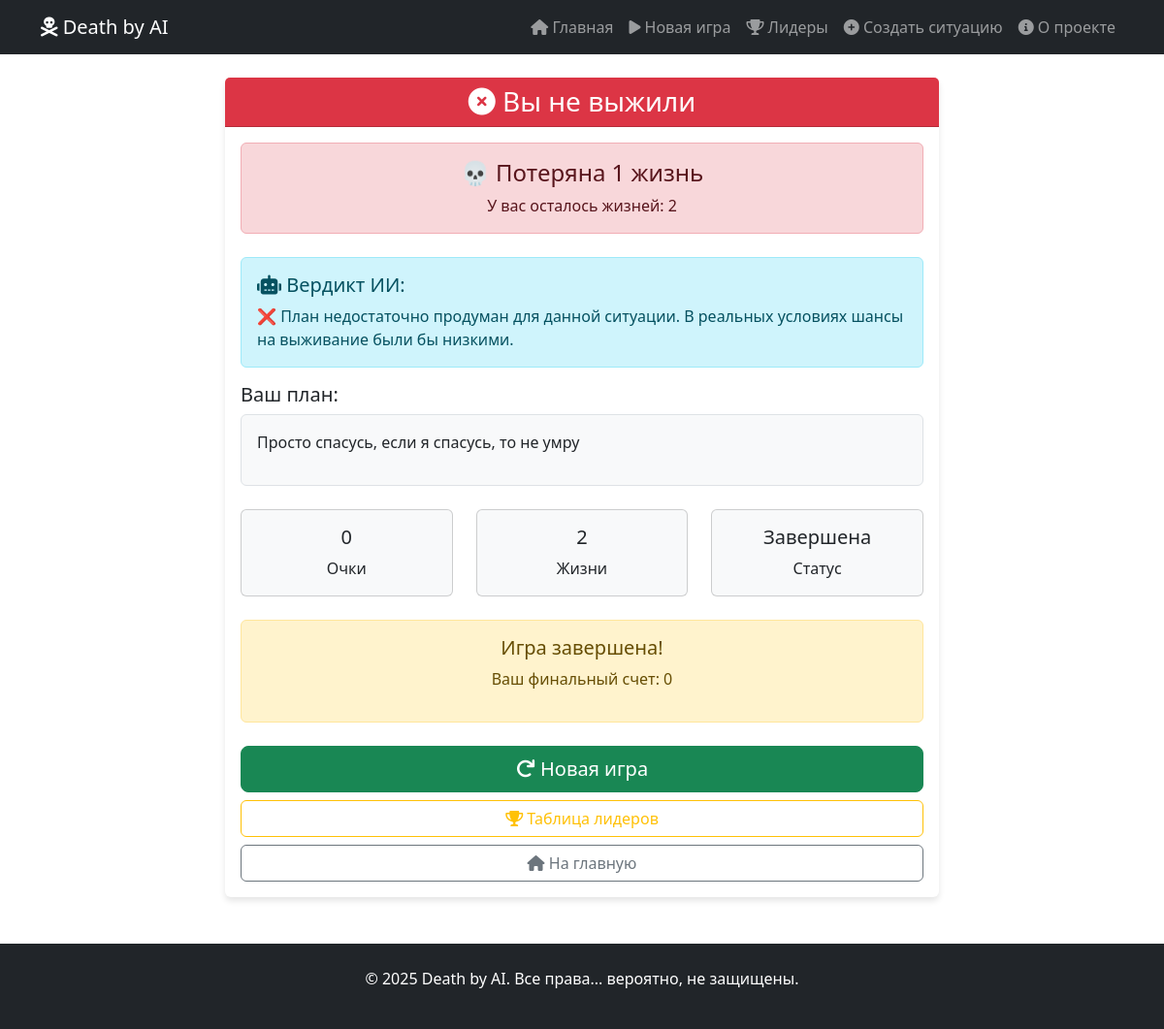
Screenshot of /game/2/result/ with the database file from the repository.
### game/models.py (models this page shows, shortened)
class GameSession(models.Model):
    player = models.ForeignKey(Player, on_delete=models.CASCADE)
    situation = models.ForeignKey(Situation, on_delete=models.CASCADE)
    lives = models.IntegerField(default=3)
    score = models.IntegerField(default=0)
    is_active = models.BooleanField(default=True)
    created_at = models.DateTimeField(auto_now_add=True)

class PlayerAction(models.Model):
    game_session = models.ForeignKey(GameSession, on_delete=models.CASCADE)
    action_text = models.TextField()
    survived = models.BooleanField(default=False)
    feedback = models.TextField()
    created_at = models.DateTimeField(auto_now_add=True)

### game/views.py (the view)
# urls.py: path('game/<int:session_id>/result/', views.result_page, name='result_page'),
def result_page(request, session_id):
    game_session = get_object_or_404(GameSession, id=session_id)
    latest_action = PlayerAction.objects.filter(game_session=game_session).order_by('-created_at').first()
    return render(request, 'game/result.html', {
        'game_session': game_session,
        'player_action': latest_action,
        'survived': latest_action.survived if latest_action else False
    })

### game/templates/game/result.html (shortened to what this page needs)
{% extends 'game/base.html' %}
{% block content %}
<div class="container mt-4">
    <div class="row">
        <div class="col-md-8 mx-auto">
            <div class="card game-card">
                <div class="card-header {% if survived %}bg-success{% else %}bg-danger{% endif %} text-white">
                    <h3 class="text-center mb-0">
                        {% if survived %}
                        <i class="fas fa-check-circle"></i> Вы выжили!
                        {% else %}
                        <i class="fas fa-times-circle"></i> Вы не выжили
                        {% endif %}
                    </h3>
                </div>
                <div class="card-body">
                    <div class="text-center mb-4">
                        {% if survived %}
                        <div class="alert alert-success">
                            <h4>🎉 Поздравляем!</h4>
                            <p class="mb-0">Вы получили +1 очко!</p>
                        </div>
                        {% else %}
                        <div class="alert alert-danger">
                            <h4>💀 Потеряна 1 жизнь</h4>
                            <p class="mb-0">У вас осталось жизней: {{ game_session.lives }}</p>
                        </div>
                        {% endif %}
                    </div>
                    <div class="alert alert-info">
                        <h5><i class="fas fa-robot"></i> Вердикт ИИ:</h5>
                        <p class="mb-0">{{ player_action.feedback }}</p>
                    </div>
                    <div class="mb-4">
                        <h5>Ваш план:</h5>
                        <div class="border p-3 rounded bg-light">
                            {{ player_action.action_text|linebreaks }}
                        </div>
                    </div>
                    <div class="row text-center mb-4">
                        <div class="col-md-4">
                            <div class="card bg-light">
                                <div class="card-body">
                                    <h5 class="card-title">{{ game_session.score }}</h5>
                                    <p class="card-text">Очки</p>
                                </div>
                            </div>
                        </div>
                        <div class="col-md-4">
                            <div class="card bg-light">
                                <div class="card-body">
                                    <h5 class="card-title">{{ game_session.lives }}</h5>
                                    <p class="card-text">Жизни</p>
                                </div>
                            </div>
                        </div>
                        <div class="col-md-4">
                            <div class="card bg-light">
                                <div class="card-body">
                                    <h5 class="card-title">
                                        {% if game_session.is_active %}Активна{% else %}Завершена{% endif %}
                                    </h5>
                                    <p class="card-text">Статус</p>
                                </div>
                            </div>
                        </div>
                    </div>
                    <div class="d-grid gap-2">
                        {% if game_session.is_active and game_session.lives > 0 %}
                        <a href="{% url 'next_situation' game_session.id %}" class="btn btn-primary btn-lg">
                            <i class="fas fa-forward"></i> Следующая ситуация
                        </a>
                        <div class="text-center text-muted">
                            <small>Следующая ситуация будет другой!</small>
                        </div>
                        {% else %}
                        <div class="alert alert-warning text-center">
                            <h5>Игра завершена!</h5>
                            <p>Ваш финальный счет: {{ game_session.score }}</p>
                        </div>
                        <a href="{% url 'start_game' %}" class="btn btn-success btn-lg">
                            <i class="fas fa-redo"></i> Новая игра
                        </a>
                        {% endif %}
                        <a href="{% url 'leaderboard' %}" class="btn btn-outline-warning">
                            <i class="fas fa-trophy"></i> Таблица лидеров
                        </a>
                        <a href="{% url 'home' %}" class="btn btn-outline-secondary">
                            <i class="fas fa-home"></i> На главную
                        </a>
                    </div>
                </div>
            </div>
        </div>
    </div>
</div>
{% endblock %}

### game/templates/game/base.html (style rules this page uses)
.game-card { border: none; box-shadow: 0 4px 6px rgba(0, 0, 0, 0.1); transition: transform 0.3s; }

### rows the page displays
GameSession: lives "2", score "0"
PlayerAction: feedback "❌ План недостаточно продуман для данной ситуации. В реальных условиях шансы на выживание были бы низкими.", action_text "Просто спасусь, если я спасусь, то не умру"
